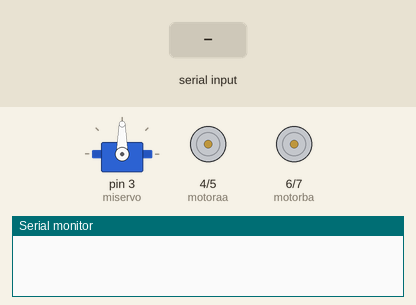
The sketch below on a simulated Arduino Uno, built with avr-gcc and run on an emulated ATmega328P. Parts: servo, motor-driver pin pairs drawn as motors (green arrow = first pin HIGH = forward, orange = second pin HIGH = backward, longer = more drive), the last lines printed to the serial monitor. Inputs (shaded band) come from the test bench.

Above: at 1.2 s.
1.3 s: "0" received over Serial
At 2.0 s:
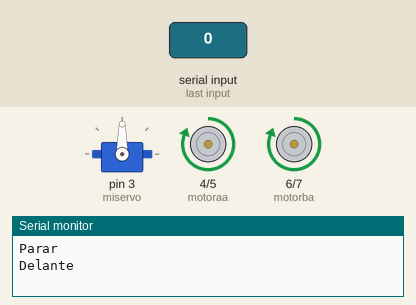
2.8 s: "1" received over Serial
At 3.1 s:
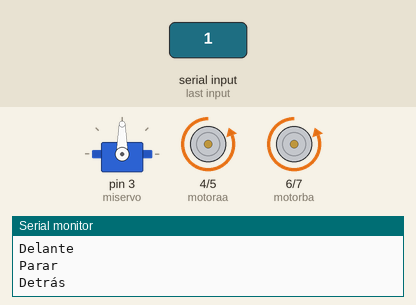
4.3 s: "2" received over Serial
At 5.5 s:
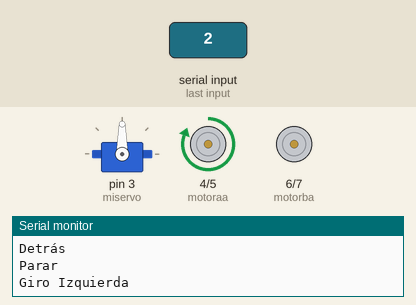
5.8 s: "3" received over Serial
At 6.6 s:
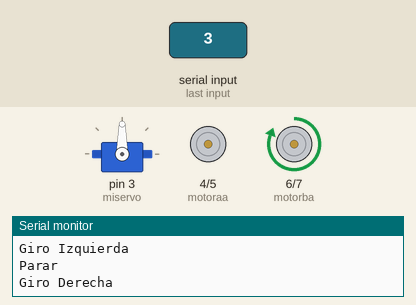
7.3 s: "6" received over Serial
At 7.7 s:
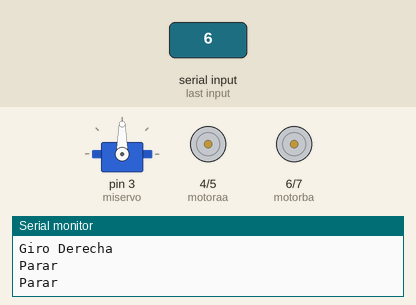
Timing chart, 0 to 9.8 s (numbered marks = the images above; inputs shaded):
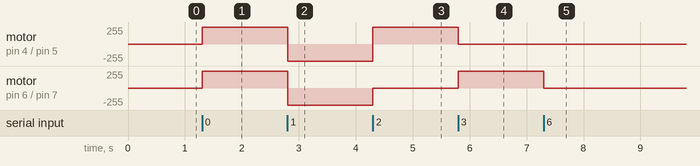

Measured:
- after the input at 1.3 s, motor on pin 4 (motoraa) / pin 5 (motorab), motor on pin 6 (motorba) / pin 7 (motorbb): stopped → forward 255/255 at once
- after the input at 2.8 s, motor on pin 4 (motoraa) / pin 5 (motorab), motor on pin 6 (motorba) / pin 7 (motorbb): forward 255/255 → backward 255/255 at once
- after the input at 4.3 s, motor on pin 4 (motoraa) / pin 5 (motorab): backward 255/255 → forward 255/255 at once; motor on pin 6 (motorba) / pin 7 (motorbb): backward 255/255 → stopped at once
- after the input at 5.8 s, motor on pin 4 (motoraa) / pin 5 (motorab): forward 255/255 → stopped at once; motor on pin 6 (motorba) / pin 7 (motorbb): stopped → forward 255/255 at once
- after the input at 7.3 s, motor on pin 6 (motorba) / pin 7 (motorbb): forward 255/255 → stopped at once

The sketch:

calibrarservo.ino
```cpp
#include <Servo.h>
Servo miservo;
int motoraa=4;
int motorab=5;
int motorba=6;
int motorbb=7;
int velocidad=255;
int velocidad1=150;
int d; //Distancia
int pos;
int dato;
void setup() {
miservo.attach(3);
Serial.setTimeout(100);
Serial.begin(9600);
pinMode(motoraa,OUTPUT);
pinMode(motorab,OUTPUT);
pinMode(motorba,OUTPUT);
pinMode(motorbb,OUTPUT);
}

void loop() {
if (Serial.available()>0)
  {
    parar();
  //pos=Serial.readString().toInt();
    pos=Serial.read();
    if (pos=='0'){
      adelante();
    }
    if (pos=='1'){
      detras();
    }
    if (pos=='2'){
      izquierda();
    }
    if (pos=='3'){
      derecha();
    }
    if (pos=='6'){
      parar();
    }

/*  if (pos=="4"){

    }
    miservo.write(pos);
*/

  }
}

void adelante()
{
 Serial.println("Delante");
 analogWrite(motoraa,velocidad);
 analogWrite(motorab,0);
 analogWrite(motorba,velocidad);
 analogWrite(motorbb,0);
}

void detras()
{
 Serial.println("Detrás");
 analogWrite(motoraa,0);
 analogWrite(motorab,velocidad);
 analogWrite(motorba,0);
 analogWrite(motorbb,velocidad);
}

void izquierda()
{
 Serial.println("Giro Izquierda");
 analogWrite(motoraa,velocidad);
 analogWrite(motorab,0);
 analogWrite(motorba,0);
 analogWrite(motorbb,0);
}

void derecha()
{
 Serial.println("Giro Derecha");
 analogWrite(motoraa,0);
 analogWrite(motorab,0);
 analogWrite(motorba,velocidad);
 analogWrite(motorbb,0);
}

void parar()
{
 Serial.println("Parar");
 analogWrite(motoraa,0);
 analogWrite(motorab,0);
 analogWrite(motorba,0);
 analogWrite(motorbb,0);
}
```
